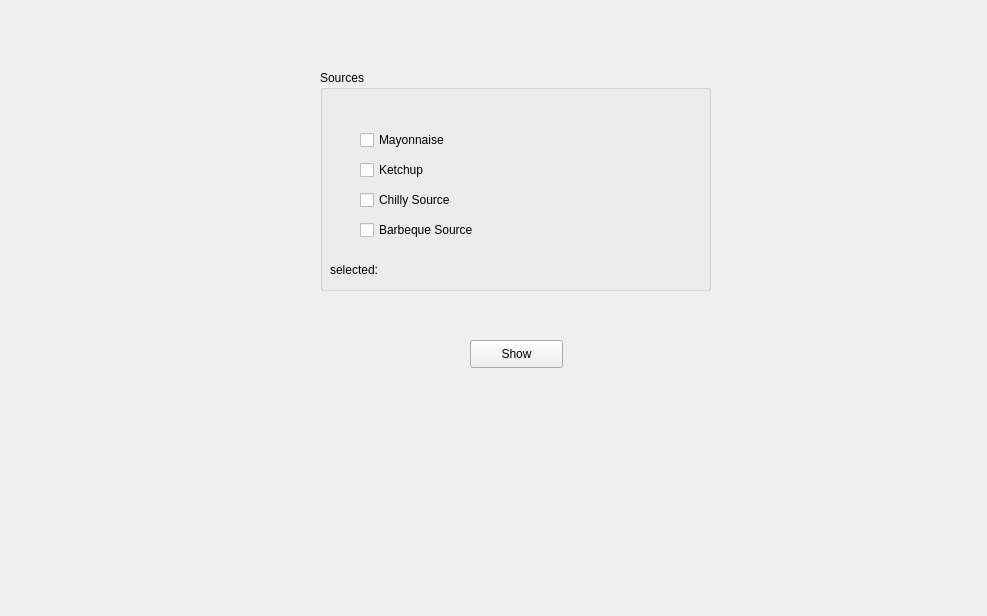
<?xml version="1.0" encoding="UTF-8"?>
<ui version="4.0">
 <class>Form</class>
 <widget class="QWidget" name="Form">
  <property name="geometry">
   <rect>
    <x>0</x>
    <y>0</y>
    <width>987</width>
    <height>616</height>
   </rect>
  </property>
  <property name="windowTitle">
   <string>Form</string>
  </property>
  <widget class="QGroupBox" name="groupBox">
   <property name="geometry">
    <rect>
     <x>320</x>
     <y>70</y>
     <width>391</width>
     <height>221</height>
    </rect>
   </property>
   <property name="title">
    <string>Sources</string>
   </property>
   <widget class="QCheckBox" name="checkBox_mayonnaise">
    <property name="geometry">
     <rect>
      <x>40</x>
      <y>60</y>
      <width>101</width>
      <height>20</height>
     </rect>
    </property>
    <property name="text">
     <string>Mayonnaise</string>
    </property>
   </widget>
   <widget class="QCheckBox" name="checkBox_ketchup">
    <property name="geometry">
     <rect>
      <x>40</x>
      <y>90</y>
      <width>81</width>
      <height>20</height>
     </rect>
    </property>
    <property name="text">
     <string>Ketchup</string>
    </property>
   </widget>
   <widget class="QCheckBox" name="checkBox_chilly_source">
    <property name="geometry">
     <rect>
      <x>40</x>
      <y>120</y>
      <width>101</width>
      <height>20</height>
     </rect>
    </property>
    <property name="text">
     <string>Chilly Source</string>
    </property>
   </widget>
   <widget class="QCheckBox" name="checkBox_barbeque_soure">
    <property name="geometry">
     <rect>
      <x>40</x>
      <y>150</y>
      <width>121</width>
      <height>20</height>
     </rect>
    </property>
    <property name="text">
     <string>Barbeque Source</string>
    </property>
   </widget>
   <widget class="QLabel" name="label_selected_tag">
    <property name="geometry">
     <rect>
      <x>10</x>
      <y>190</y>
      <width>51</width>
      <height>20</height>
     </rect>
    </property>
    <property name="text">
     <string>selected:</string>
    </property>
   </widget>
   <widget class="QLabel" name="label_selected_siources_text">
    <property name="geometry">
     <rect>
      <x>90</x>
      <y>190</y>
      <width>271</width>
      <height>16</height>
     </rect>
    </property>
    <property name="text">
     <string/>
    </property>
   </widget>
  </widget>
  <widget class="QPushButton" name="pushButton_show">
   <property name="geometry">
    <rect>
     <x>470</x>
     <y>340</y>
     <width>93</width>
     <height>28</height>
    </rect>
   </property>
   <property name="text">
    <string>Show</string>
   </property>
  </widget>
 </widget>
 <resources/>
 <connections/>
</ui>
